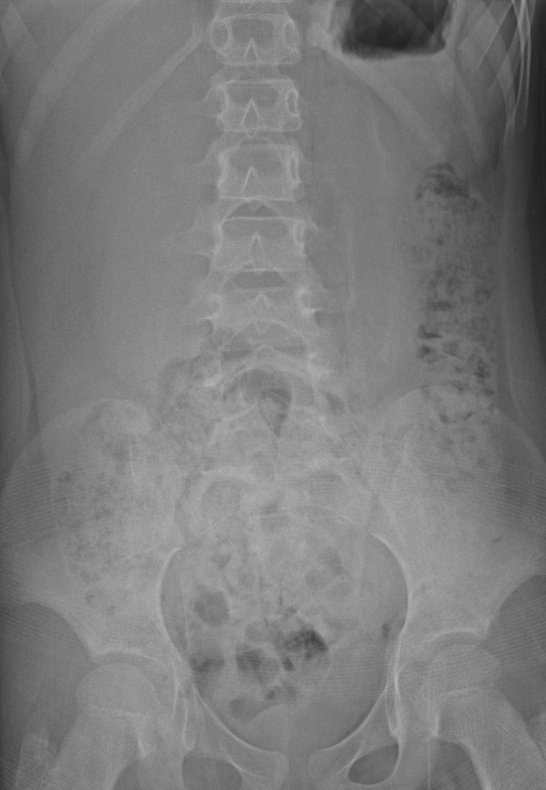
#> input picture Krish_Sky_Long_AI/Spine_xray/F6Spine_AP.jpg, 1092 x 1580 px, found by its file name (shown at 1/2 size)
$ jupyter execute --allow-errors Spine_texture_analysis.ipynb
#> lines starting #> are read from the running program, lines starting #| are printed output that depends on the picture
[cell 1]
import matplotlib.pyplot as plt
import numpy as np
import pandas as pd
from skimage import measure, morphology, filters, color, util, io, feature, data, exposure
from scipy import ndimage as ndi
from skimage.util import random_noise, compare_images, invert
import skimage.morphology
from skimage.segmentation import watershed
from skimage.feature import peak_local_max, corner_harris, corner_subpix, corner_peaks
from skimage.transform import warp, AffineTransform
from skimage.draw import ellipse
from skimage.filters import meijering, sato, frangi, hessian

F6_file = '/Users/krishshah/Desktop/Krish_Sky_Long_AI/Spine_xray/F6Spine_AP.jpg'
F6_cropped_file = '/Users/krishshah/Desktop/Krish_Sky_Long_AI/Spine_xray/Cropped_AP/F6Spine_Crop_AP.jpg'
F10_file = '/Users/krishshah/Desktop/Krish_Sky_Long_AI/Spine_xray/F10Spine_AP.jpg'
F10_cropped_file = '/Users/krishshah/Desktop/Krish_Sky_Long_AI/Spine_xray/Cropped_AP/F10Spine_Crop_AP.jpg'
F13_file = '/Users/krishshah/Desktop/Krish_Sky_Long_AI/Spine_xray/F13Spine_AP.jpg'
F13_cropped_file = '/Users/krishshah/Desktop/Krish_Sky_Long_AI/Spine_xray/Cropped_AP/F13Spine_Crop_AP.jpg'
F25_file = '/Users/krishshah/Desktop/Krish_Sky_Long_AI/Spine_xray/F25Spine_AP.jpg'
F25_cropped_file = '/Users/krishshah/Desktop/Krish_Sky_Long_AI/Spine_xray/Cropped_AP/F25Spine_Crop_AP.jpg'
F31_file = '/Users/krishshah/Desktop/Krish_Sky_Long_AI/Spine_xray/F31Spine_AP.jpg'
F31_cropped_file = '/Users/krishshah/Desktop/Krish_Sky_Long_AI/Spine_xray/Cropped_AP/F31Spine_Crop_AP.jpg'
F37_file = '/Users/krishshah/Desktop/Krish_Sky_Long_AI/Spine_xray/F37Spine_AP.jpg'
F37_cropped_file = '/Users/krishshah/Desktop/Krish_Sky_Long_AI/Spine_xray/Cropped_AP/F37Spine_Crop_AP.jpg'
F38_file = '/Users/krishshah/Desktop/Krish_Sky_Long_AI/Spine_xray/F38Spine_AP.jpg'
F38_cropped_file = '/Users/krishshah/Desktop/Krish_Sky_Long_AI/Spine_xray/Cropped_AP/F38Spine_Crop_AP.jpg'
F63_file = '/Users/krishshah/Desktop/Krish_Sky_Long_AI/Spine_xray/F63Spine_AP.jpg'
F63_cropped_file = '/Users/krishshah/Desktop/Krish_Sky_Long_AI/Spine_xray/Cropped_AP/F63Spine_Crop_AP.jpg'
F79_file = '/Users/krishshah/Desktop/Krish_Sky_Long_AI/Spine_xray/F79Spine_AP.jpg'
F79_cropped_file = '/Users/krishshah/Desktop/Krish_Sky_Long_AI/Spine_xray/Cropped_AP/F79Spine_Crop_AP.jpg'
M6_file = '/Users/krishshah/Desktop/Krish_Sky_Long_AI/Spine_xray/M6Spine_AP.jpg'
M6_cropped_file = '/Users/krishshah/Desktop/Krish_Sky_Long_AI/Spine_xray/Cropped_AP/M6Spine_Crop_AP.jpg'
M20_file = '/Users/krishshah/Desktop/Krish_Sky_Long_AI/Spine_xray/M20Spine_AP.jpg'
M20_cropped_file = '/Users/krishshah/Desktop/Krish_Sky_Long_AI/Spine_xray/Cropped_AP/M20Spine_Crop_AP.jpg'
M22_file = '/Users/krishshah/Desktop/Krish_Sky_Long_AI/Spine_xray/M22Spine_AP.jpg'
M22_cropped_file = '/Users/krishshah/Desktop/Krish_Sky_Long_AI/Spine_xray/Cropped_AP/M22Spine_Crop_AP.jpg'

F6 = io.imread(F6_file)
#> F6 is the input picture: shape (1580, 1092, 3); min 29, max 182, mean 123
F6_cropped = io.imread(F6_cropped_file)
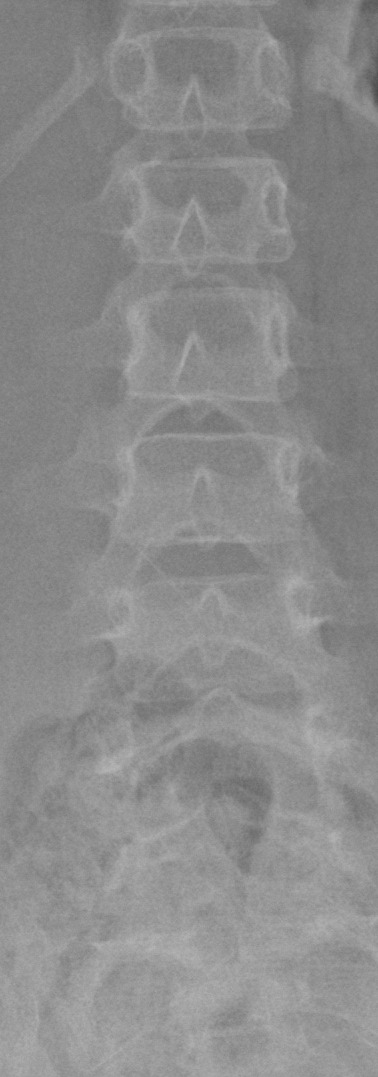
#> input picture Krish_Sky_Long_AI/Spine_xray/Cropped_AP/F6Spine_Crop_AP.jpg, 378 x 1077 px, found by its file name
#> F6_cropped is the input picture: shape (1077, 378, 3); min 75, max 183, mean 139.4
F10 = io.imread(F10_file)
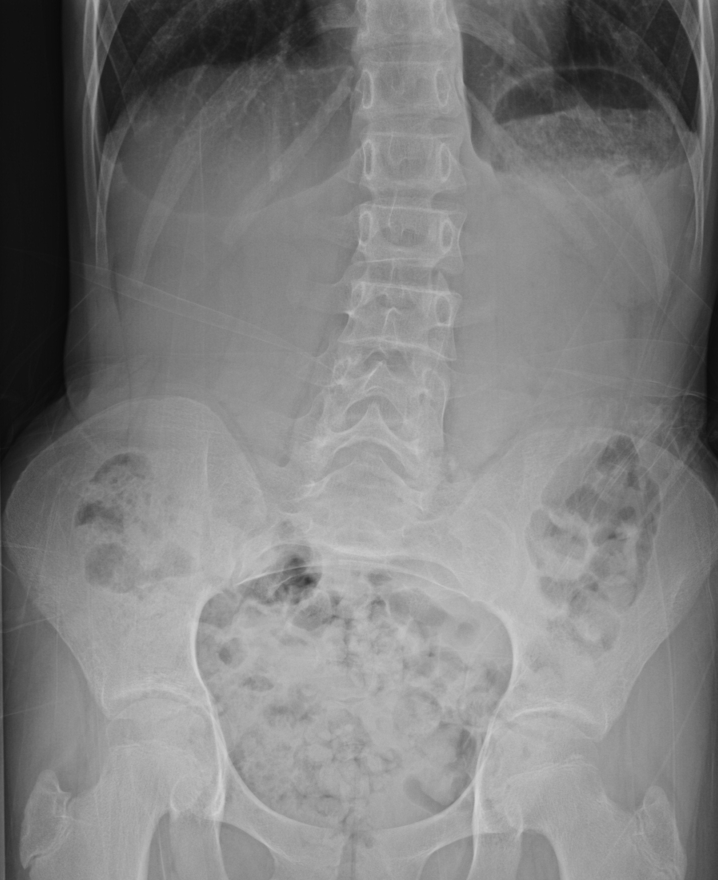
#> input picture Krish_Sky_Long_AI/Spine_xray/F10Spine_AP.jpg, 1435 x 1760 px, found by its file name (shown at 1/2 size)
#> F10 is the input picture: shape (1760, 1435, 3); min 8, max 214, mean 126.4
F10_cropped = io.imread(F10_cropped_file)
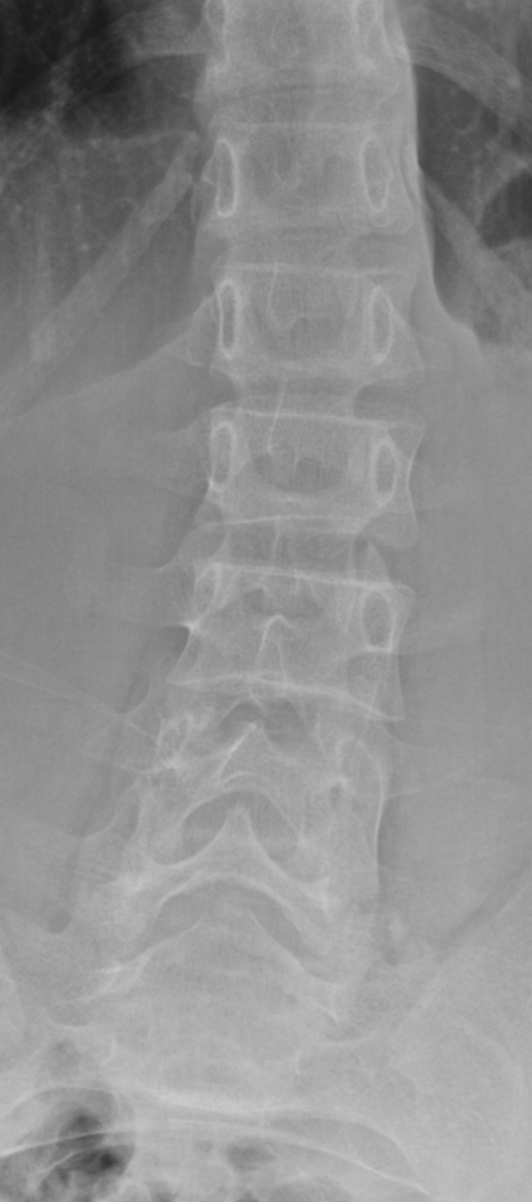
#> input picture Krish_Sky_Long_AI/Spine_xray/Cropped_AP/F10Spine_Crop_AP.jpg, 532 x 1202 px, found by its file name
#> F10_cropped is the input picture: shape (1202, 532, 3); min 24, max 205, mean 143.8
F13 = io.imread(F13_file)
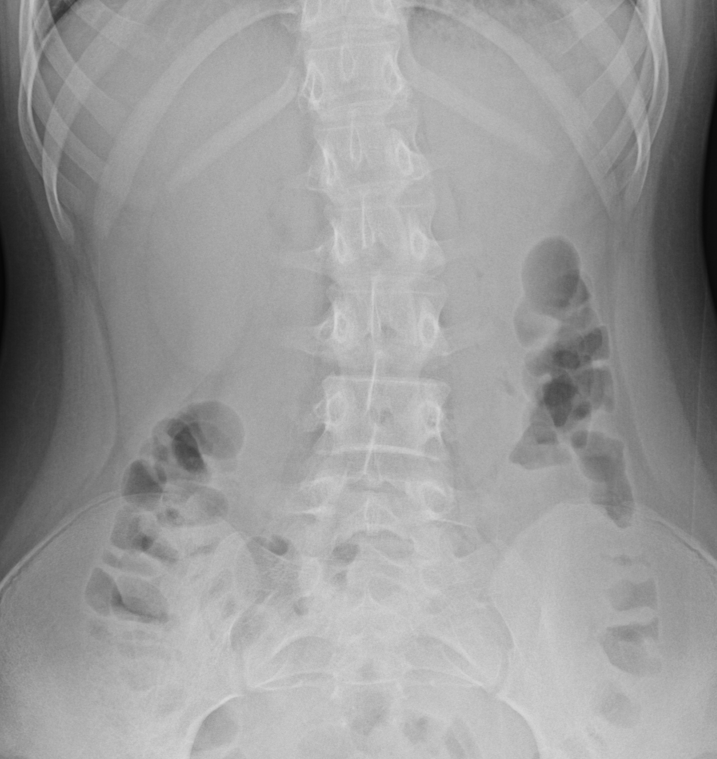
#> input picture Krish_Sky_Long_AI/Spine_xray/F13Spine_AP.jpg, 1433 x 1518 px, found by its file name (shown at 1/2 size)
#> F13 is the input picture: shape (1518, 1433, 3); min 5, max 217, mean 154.4
F13_cropped = io.imread(F13_cropped_file)
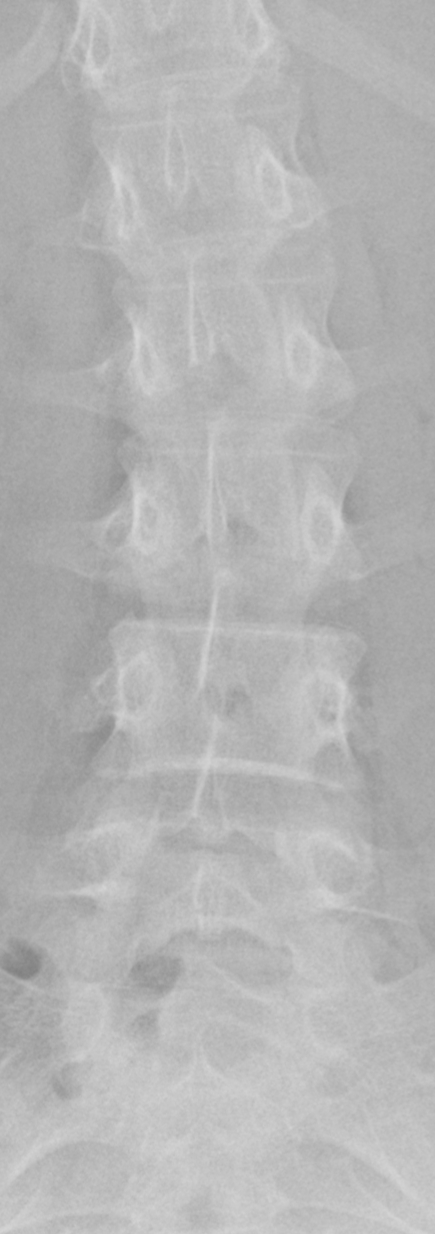
#> input picture Krish_Sky_Long_AI/Spine_xray/Cropped_AP/F13Spine_Crop_AP.jpg, 435 x 1234 px, found by its file name
#> F13_cropped is the input picture: shape (1234, 435, 3); min 128, max 216, mean 180.5
#> (the rest of this cell did not finish here and is left out)

#> (a cell that did not finish here is left out)

[cell 3]
# Image normalization
def normalize_image(image):
    image = image.astype('float32') / 255.0
    return image

#> (the rest of this cell did not finish here and is left out)

[cell 4]
# [5 lines left out: function to_grayscale, not called in this run]

# Image Processing Functions
def sobel_filter(image):
    """Apply Sobel filter to the image."""
    return filters.sobel(image)

def roberts_filter(image): # return type needs a fix
    """Apply Roberts filter to the image."""
    return filters.roberts(image)

def gaussian_filter(image, sigma=1): # best result so far
    """Apply Gaussian filter to the image."""
    return filters.gaussian(image, sigma=sigma)

def canny_edge_detection(image, sigma=2): # return type needs a fix
    """Apply Canny edge detection to the image."""
    return feature.canny(image, sigma=sigma)

def laplace_filter(image):
    """Apply Laplace filter to the image."""
    return filters.laplace(image)

def hessian_filter(image): # Takes too long to run
    """Apply Hessian filter to the image."""
    return filters.hessian(image, range(1, 2))

def meijering_filter(image): # Takes too long to run
    """Apply Meijering filter to the image."""
    return filters.meijering(image, range(1, 2))

def sato_filter(image): # Takes too long to run
    """Apply Sato filter to the image."""
    return filters.sato(image, range(1, 2))

def frangi_filter(image): # Takes too long to run
    """Apply Frangi filter to the image."""
    return filters.frangi(image, range(1, 2))

#> (a cell that did not finish here is left out)

[cell 6]
# Function which returns an ndarray of texture scores for each pixel in the image (640x640)

# [22 lines left out: function texture_score, not called in this run]

[cell 7]
# Function which returns an ndarray of edge scores for each pixel in the image (640x640)

# [18 lines left out: function edge_score, not called in this run]

[cell 8]
# Function which returns an ndarry of texture and edge scores for each pixel in the image (640x640)

# [18 lines left out: function texture_edge_score, not called in this run]

[cell 9]
# Function which returns an ndarry of shape scores for each pixel in the image (640x640)

from skimage.feature import shape_index

# [12 lines left out: function shape_score, not called in this run]

[cell 10]
# function to normalise and calculate scores from each index in the ndarray

# [14 lines left out: function calculate_score, not called in this run]

[cell 11]
# Function used to display calculations for texture, edge, texture-edge, and shape scores

# [19 lines left out: function display_calculations, not called in this run]

[cell 12]
# Calculate scores for all images and store in lists
# Lists of image titles and their corresponding variables
image_titles = [
    "F6", "F10", "F13", "F25", "F31", "F37", "F38", "F63", "F79", "M6", "M20", "M22"
]
#> image_titles = ['F6', 'F10', 'F13', 'F25', 'F31', 'F37', 'F38', 'F63', 'F79', 'M6', 'M20', 'M22']

cropped_image_titles = [
    "F6_cropped", "F10_cropped", "F13_cropped", "F25_cropped",
    "F31_cropped", "F37_cropped", "F38_cropped", "F63_cropped",
    "F79_cropped", "M6_cropped", "M20_cropped", "M22_cropped"
]

# Calculate scores for all images and store in lists
list_of_scores = []
list_of_scores_cropped = []

#> (the rest of this cell did not finish here and is left out)
